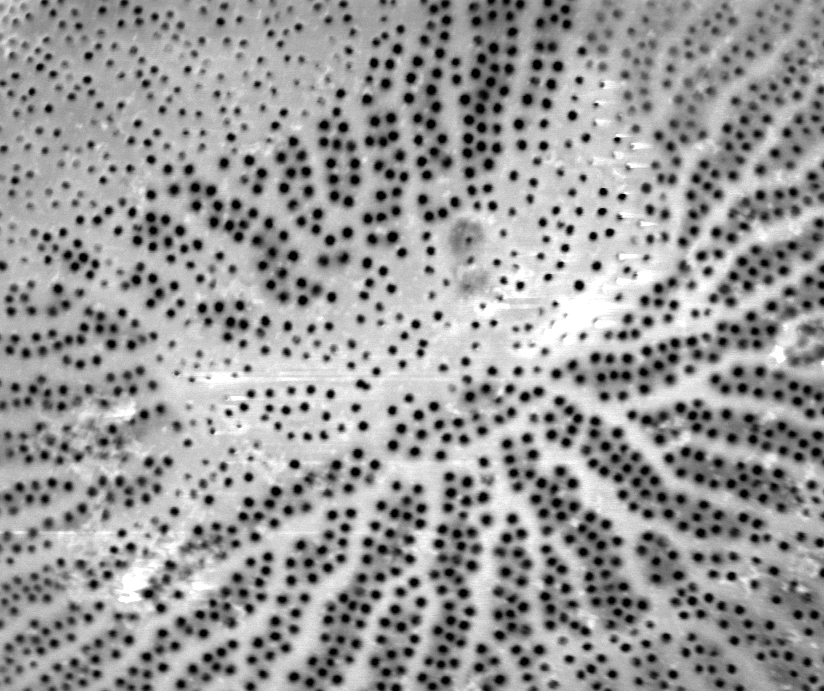
#> input picture work/CNMS/cropped_Wild004.tif, 824 x 691 px
$ jupyter execute 'Wild004 adaptive w quantize.ipynb'
#> lines starting #> are read from the running program, lines starting #| are printed output that depends on the picture; after the words box and inside, x2 and y2 are one past the last pixel; in counts of white or black regions, pixels touching at a corner belong together
[cell 1]
import matplotlib.pyplot as plt
import cv2
img = cv2.imread('cropped_Wild004.tif')
#> img is the input picture: shape (691, 824, 3); min 0, max 255, mean 153.9
blur = cv2.blur(img,(15,15))
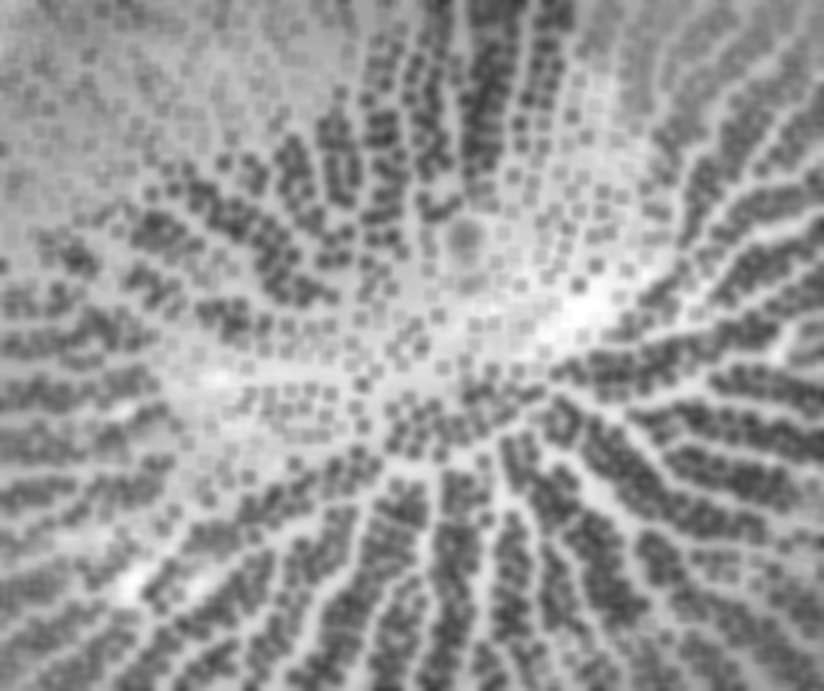
#> blur: shape (691, 824, 3); min 57, max 255, mean 153.9
from matplotlib.colors import LinearSegmentedColormap
#making a colormap
cdict2 = {'red':   ((0.0, 0.0, 0.0),
                   (0.1, 1.0, 1.0),
                   (1.0, 1.0, 1.0)),

         'green': ((0.0, 0.0, 0.0),
                   (1.0, 0.0, 0.0)),

        'blue':  ((0.0, 0.0, 0.0),
                   (1.0, 0.0, 0.0))
        }
red2 = LinearSegmentedColormap('Red2', cdict2)

#thresholding with otsu
from skimage.filters import threshold_otsu
thotsu=threshold_otsu(blur)
#> thotsu = 153
otsublur = blur[:,:,0]> thotsu
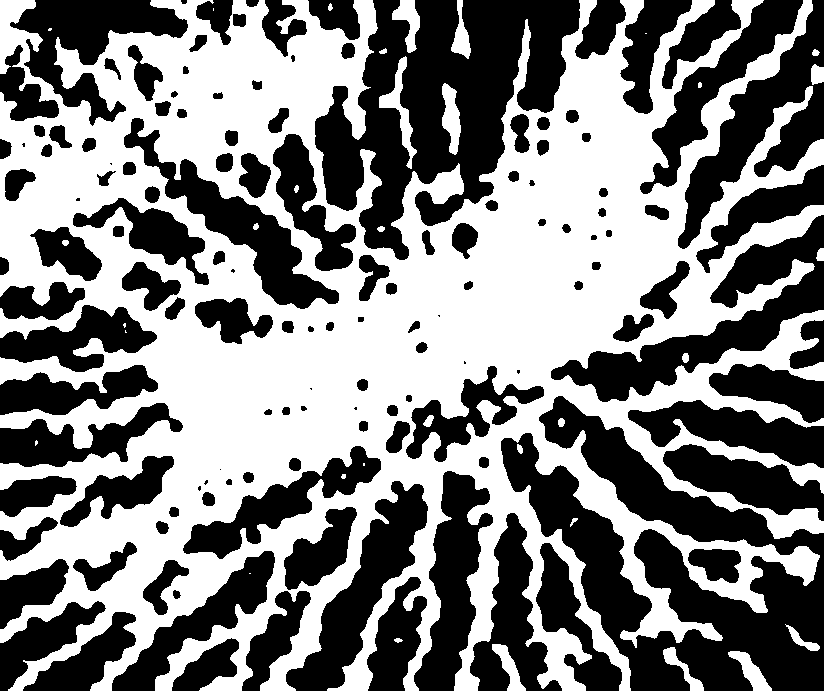
#> otsublur: shape (691, 824) bool; 51% white; 137 black regions (12 under 20 px), largest, box (x1, y1, x2, y2) and area: (501, 396, 824, 691) 39754, (315, 0, 580, 260) 34688, (551, 215, 824, 402) 13486

#skeletonizing and plotting the overlay
from skimage.morphology import skeletonize
otsuskeleton = skeletonize(otsublur)
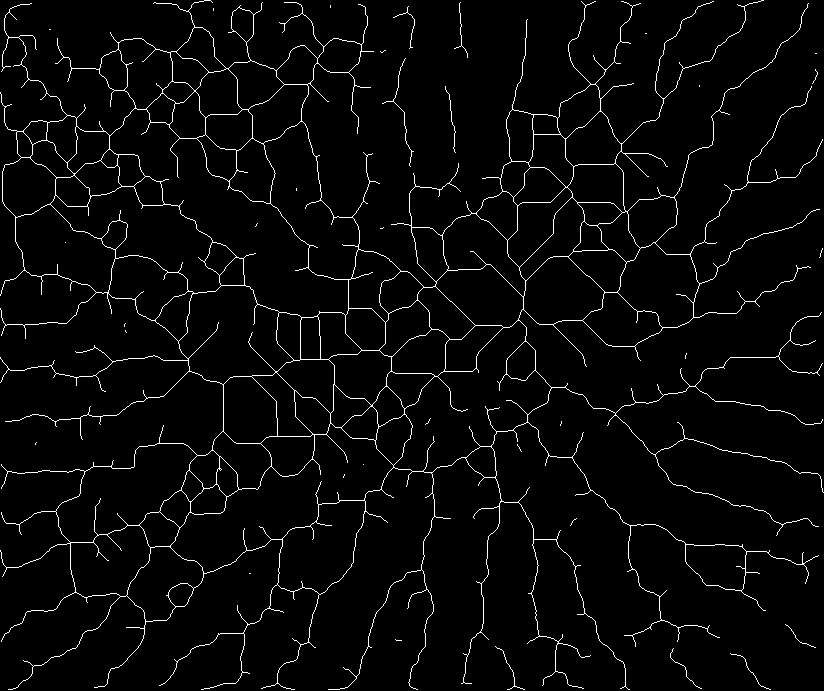
#> otsuskeleton: shape (691, 824) bool; 3.2% white in thin lines or dots
imgplot = plt.imshow(img, alpha=0.9)
ax = plt.subplot()
ax.imshow(otsuskeleton, cmap=red2, interpolation='sinc', alpha=.3)

[cell 2]
from PIL import Image
im=Image.open('cropped_Wild004.tif')
width, height=im.size
#> width = 824; height = 691

[cell 3]
import numpy as np
import cv2 as cv
from matplotlib import pyplot as plt
img = cv.imread('cropped_Wild004.tif',0)
#> img: shape (691, 824); min 0, max 255, mean 153.9
plt.hist(img.ravel(),256,[0,256])
plt.show()
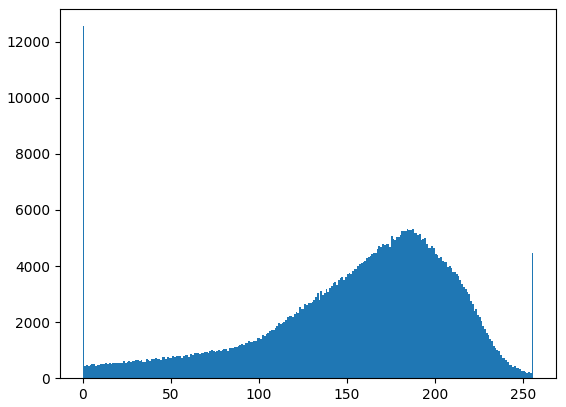
#> figure drawn by matplotlib, 1 panel; tallest bar 12552 high, from x = 0 to 1

np.mean(img)
#> Out = 153.9

[cell 4]
im.quantize(3,0)

[cell 5]
image=im.quantize(3,0)
image.save('simple_Wild004.tif')
print(image)
#| <PIL.Image.Image image mode=P size=824x691 at 0x7F637374DA10>
newimg = cv2.imread('simple_Wild004.tif')
plt.hist(newimg.ravel(),256,[0,255]); plt.show()
#> after `plt.hist(newimg.ravel(), 256, [0, 255])`:
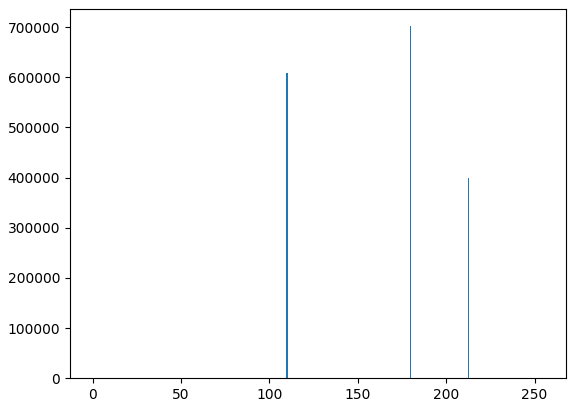
#> figure drawn by matplotlib, 1 panel; tallest bar 701934 high, from x = 179.3 to 180.3
print(newimg)
#> (printed output is left out)
newnewimg=newimg[:,:,0]

[cell 6]
maximum= np.amax(newimg)
#> maximum = 213
minimum=np.amin(newimg)
#> minimum = 110

newimg[np.where(newimg == [maximum])] = [255]
newimg[np.where(newimg == [minimum])] = [0]
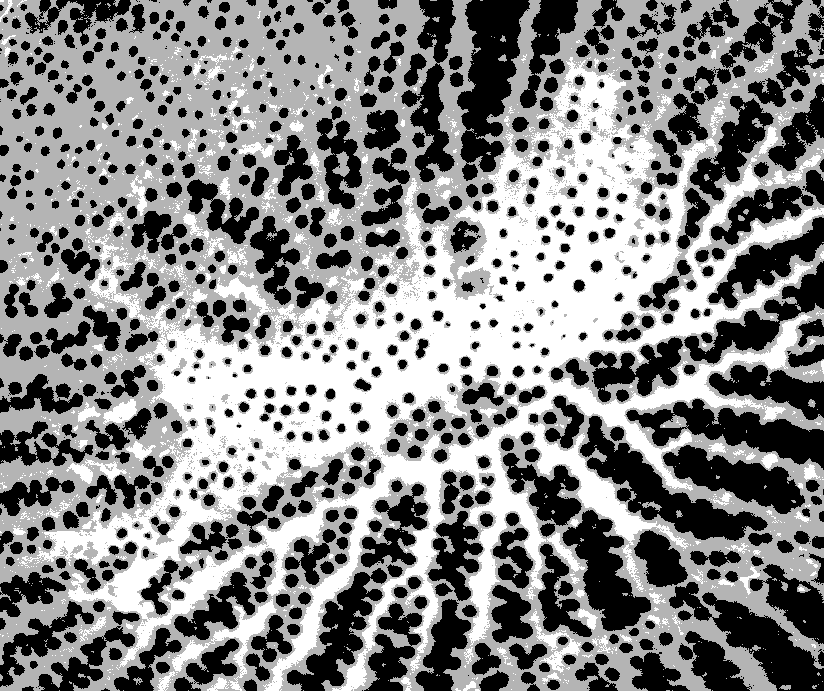
#> newimg: shape (691, 824, 3); min 0, max 255, mean 133.4
plt.imshow(newimg, cmap='gray')
newnewimg=newimg[:,:,0]

[cell 7]
ablur = cv2.blur(newnewimg,(30, 30))
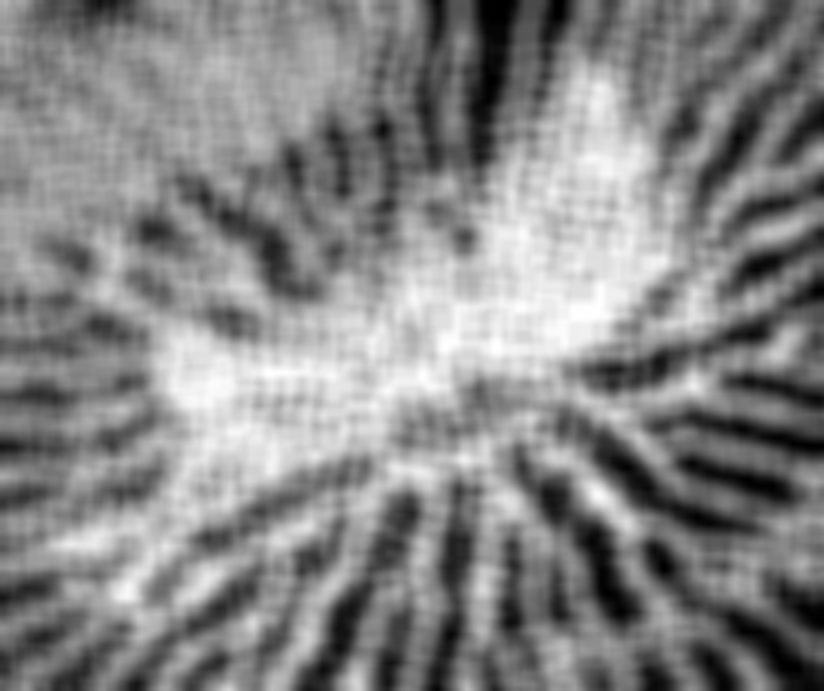
#> ablur: shape (691, 824); min 0, max 255, mean 133.4
a_mthres = cv2.adaptiveThreshold(ablur,1,cv2.ADAPTIVE_THRESH_MEAN_C,\
            cv2.THRESH_BINARY,41,4)
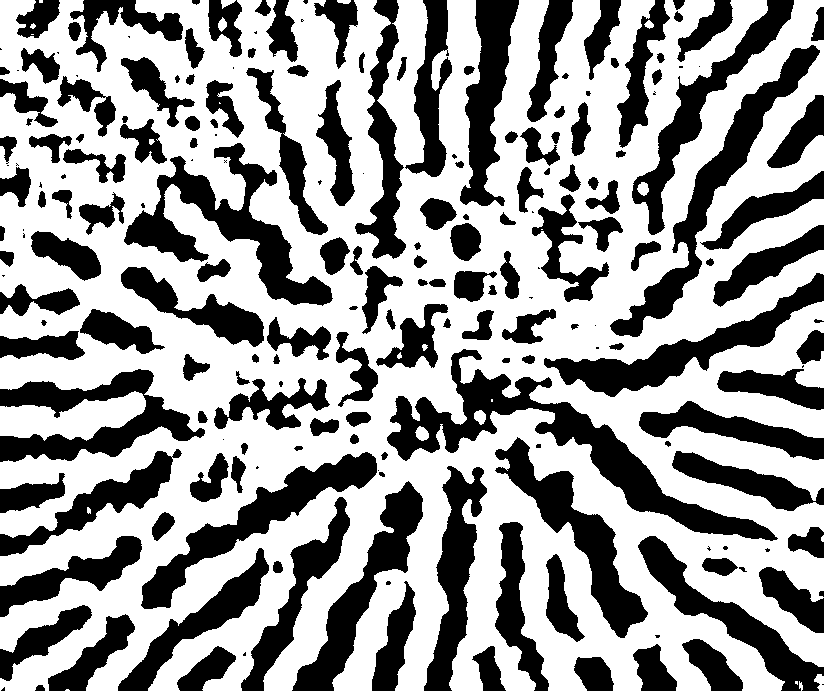
#> a_mthres: shape (691, 824); values 0 (black) and 1 (white), 60.5% white; 207 black regions (45 under 20 px), largest, box (x1, y1, x2, y2) and area: (387, 349, 778, 541) 13163, (124, 143, 333, 306) 9401, (610, 45, 820, 337) 8161

[cell 8]
#ADAPTIVE SKELETON
from skimage.morphology import skeletonize
adaptiveskeleton = skeletonize(a_mthres)
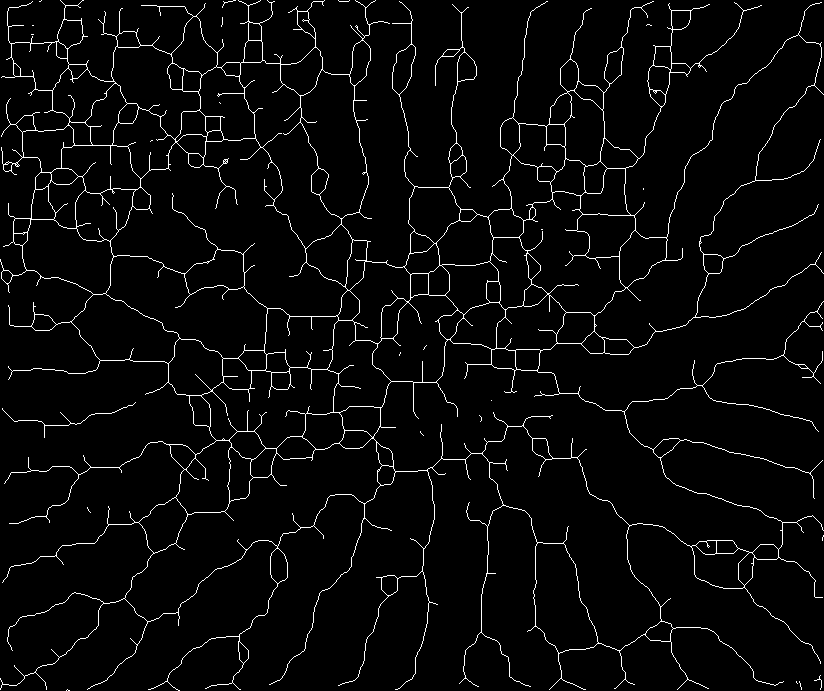
#> adaptiveskeleton: shape (691, 824) bool; 3.6% white in thin lines or dots
ax = plt.subplot()
ax.imshow(adaptiveskeleton, cmap=red2, interpolation='sinc')

[cell 9]
from skimage.morphology import remove_small_objects
cleanskel=remove_small_objects(adaptiveskeleton, min_size=50, connectivity=3)
#> cleanskel: shape (691, 824) bool; 3.6% white in thin lines or dots
plot = plt.subplot()
plot.imshow(cleanskel, interpolation='sinc')

[cell 10]
import matplotlib.image as mpimg
img2=mpimg.imread('cropped_Wild004.tif')
imgplot2 = plt.imshow(img2, alpha= .9)

ax2 = plt.subplot()
ax2.imshow(cleanskel, cmap=red2, interpolation='sinc', alpha=0.3)
plt.show()

$ run again, with work/CNMS/cropped_Wild006.tif copied over work/CNMS/cropped_Wild004.tif
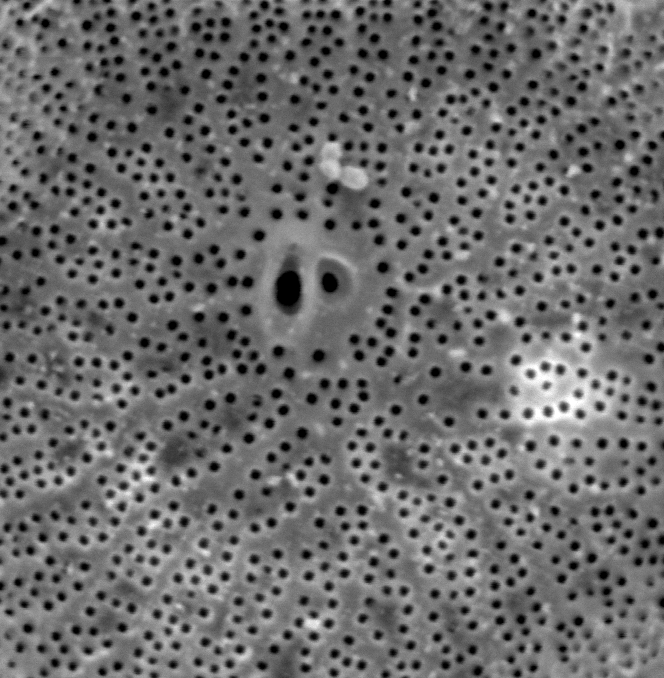
#> input picture work/CNMS/cropped_Wild006.tif, 664 x 678 px
#> img is the input picture: shape (678, 664, 3); min 0, max 255, mean 107.4
#> thotsu = 108
#> `otsublur = blur[:,:,0]> thotsu`:
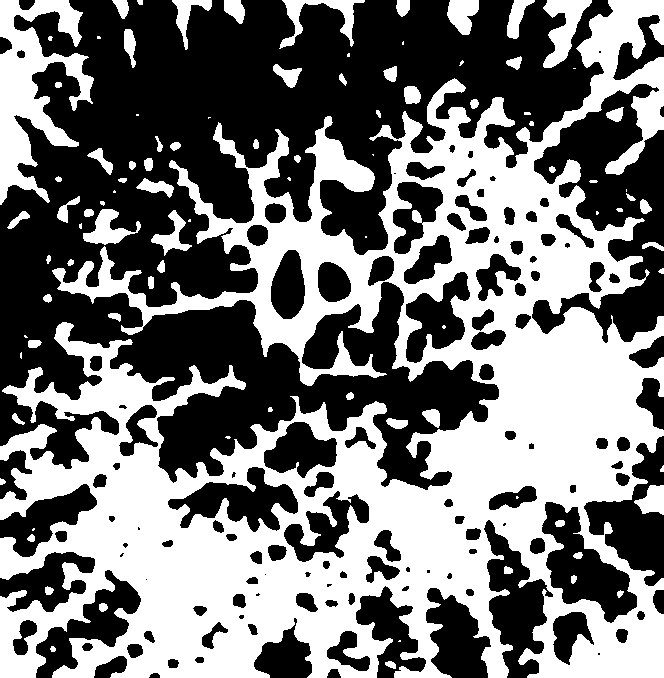
#> otsublur: shape (678, 664) bool; 46.6% white; 94 white regions (24 under 20 px), largest, box (x1, y1, x2, y2) and area: (0, 0, 664, 678) 188234, (0, 0, 94, 205) 8846, (543, 0, 592, 68) 1560
#> otsuskeleton: shape (678, 664) bool; 3.5% white in thin lines or dots
#> img: shape (678, 664)
#> `np.mean(img)`: Out = 107.4
#| <PIL.Image.Image image mode=P size=664x678 at 0x7F637354CC10>
#> (printed output is left out)
#> maximum = 149
#> minimum = 79
#> a_mthres: shape (678, 664); values 0 (black) and 1 (white), 61.7% white; 241 black regions (72 under 20 px), largest, box (x1, y1, x2, y2) and area: (342, 219, 664, 361) 10659, (150, 71, 398, 289) 10466, (149, 482, 409, 678) 8852
#> adaptiveskeleton: shape (678, 664) bool; 4.6% white in thin lines or dots
#> `cleanskel=remove_small_objects(adaptiveskeleton, min_size=50, connecti..`:
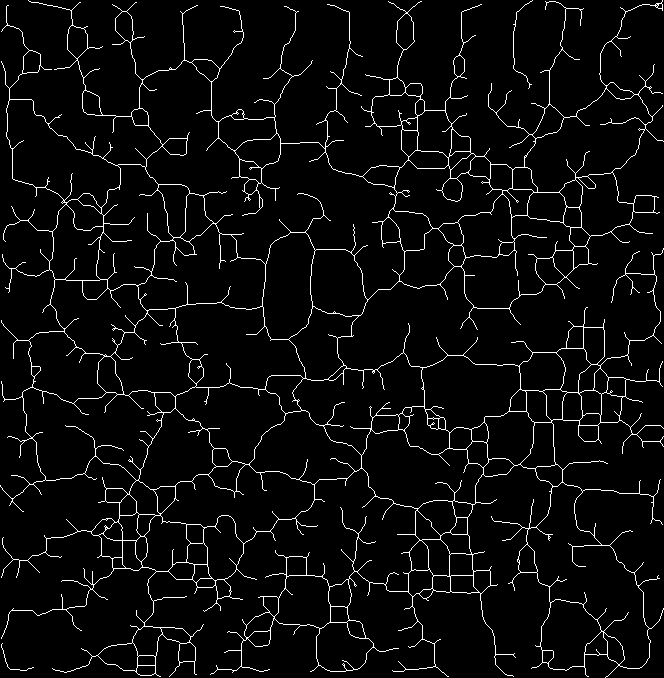
#> cleanskel: shape (678, 664) bool; 4.5% white in thin lines or dots

$ run again, with work/CNMS/cropped_Wild007.tif copied over work/CNMS/cropped_Wild004.tif
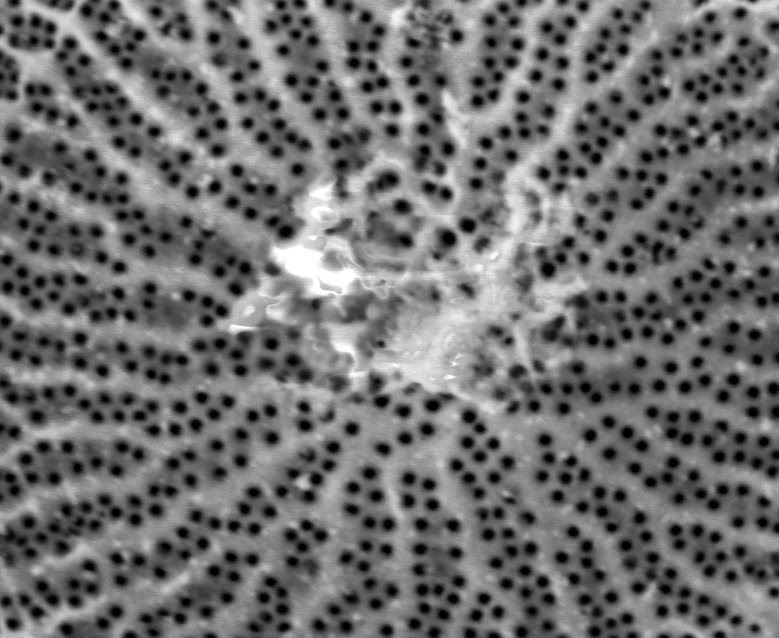
#> input picture work/CNMS/cropped_Wild007.tif, 779 x 638 px
#> img is the input picture: shape (638, 779, 3); min 0, max 255, mean 109.8
#> thotsu = 114
#> `otsublur = blur[:,:,0]> thotsu`:
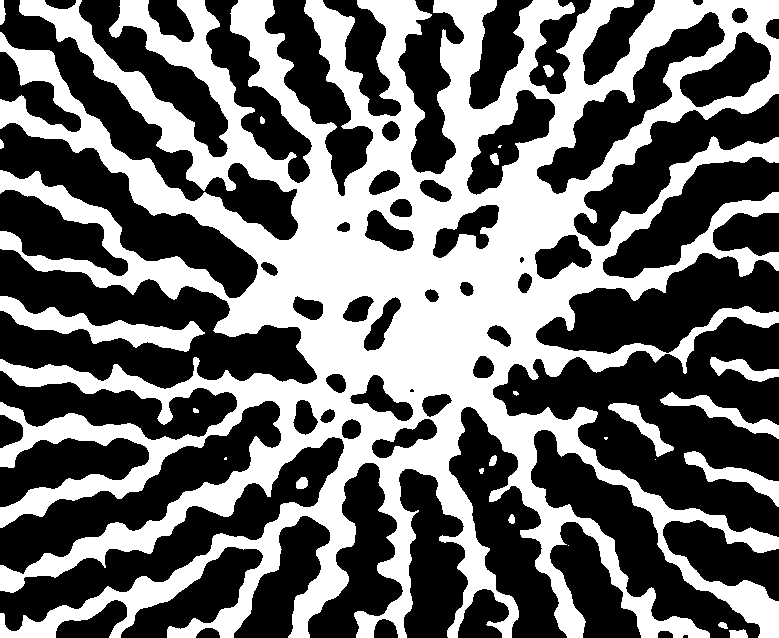
#> otsublur: shape (638, 779) bool; 42.9% white; 24 white regions (5 under 20 px), largest, box (x1, y1, x2, y2) and area: (0, 0, 779, 638) 204020, (0, 296, 205, 352) 3698, (684, 451, 779, 507) 1407
#> otsuskeleton: shape (638, 779) bool; 2.5% white in thin lines or dots
#> img: shape (638, 779)
#> `np.mean(img)`: Out = 109.8
#| <PIL.Image.Image image mode=P size=779x638 at 0x7F637363BED0>
#> (printed output is left out)
#> maximum = 171
#> minimum = 69
#> a_mthres: shape (638, 779); values 0 (black) and 1 (white), 55.3% white; 59 black regions (4 under 20 px), largest, box (x1, y1, x2, y2) and area: (0, 127, 455, 638) 32895, (0, 0, 311, 242) 16509, (0, 420, 366, 638) 14235
#> `adaptiveskeleton = skeletonize(a_mthres)`:
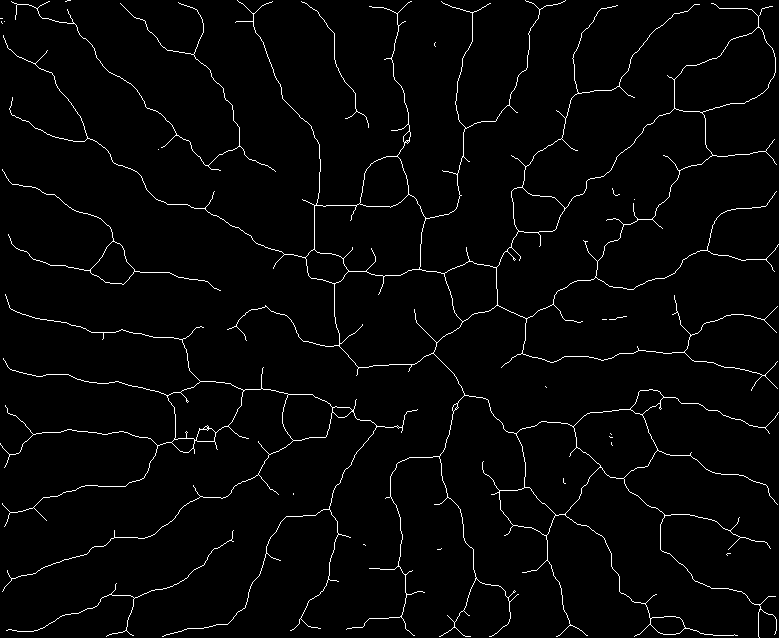
#> adaptiveskeleton: shape (638, 779) bool; 2.4% white in thin lines or dots
#> cleanskel: shape (638, 779) bool; 2.3% white in thin lines or dots
